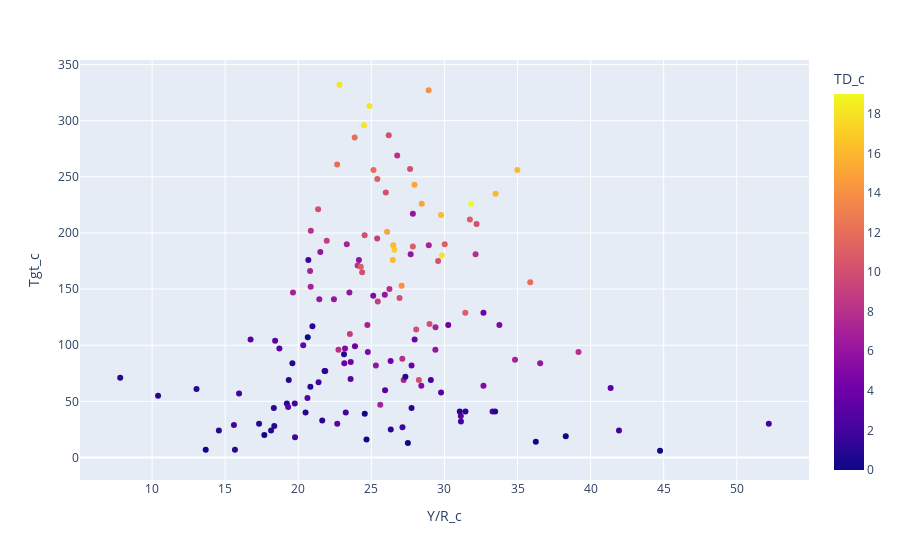

The code cell stored with this chart in its notebook:
### Code cell
fig = px.scatter(wr, 'Y/R_c', 'Tgt_c', color='TD_c', hover_name=wr.index)
fig.show()

### Figure 1 — Plotly figure (JSON) as saved in the notebook; plotly's stock layout.template omitted (floating-point values rounded to 4 significant figures; data arrays with more than 128 entries replaced by an {"elided": "..."} marker saying what was removed)
{"data": [{"hovertemplate": "<b>%{hovertext}</b><br><br>Y/R_c=%{x}<br>Tgt_c=%{y}<br>TD_c=%{marker.color}<extra></extra>", "hovertext": {"elided": "155 str values"}, "legendgroup": "", "marker": {"color": {"elided": "155 int values"}, "coloraxis": "coloraxis", "symbol": "circle"}, "mode": "markers", "name": "", "showlegend": false, "type": "scatter", "x": {"elided": "155 float values"}, "xaxis": "x", "y": {"elided": "155 int values"}, "yaxis": "y"}], "layout": {"autosize": true, "coloraxis": {"colorbar": {"title": {"text": "TD_c"}}, "colorscale": [[0, "#0d0887"], [0.1111, "#46039f"], [0.2222, "#7201a8"], [0.3333, "#9c179e"], [0.4444, "#bd3786"], [0.5556, "#d8576b"], [0.6667, "#ed7953"], [0.7778, "#fb9f3a"], [0.8889, "#fdca26"], [1, "#f0f921"]]}, "legend": {"tracegroupgap": 0}, "margin": {"t": 60}, "xaxis": {"anchor": "y", "autorange": true, "domain": [0, 1], "range": [5.086, 54.92], "title": {"text": "Y/R_c"}, "type": "linear"}, "yaxis": {"anchor": "x", "autorange": true, "domain": [0, 1], "range": [-21.4, 355.4], "title": {"text": "Tgt_c"}, "type": "linear"}}}
